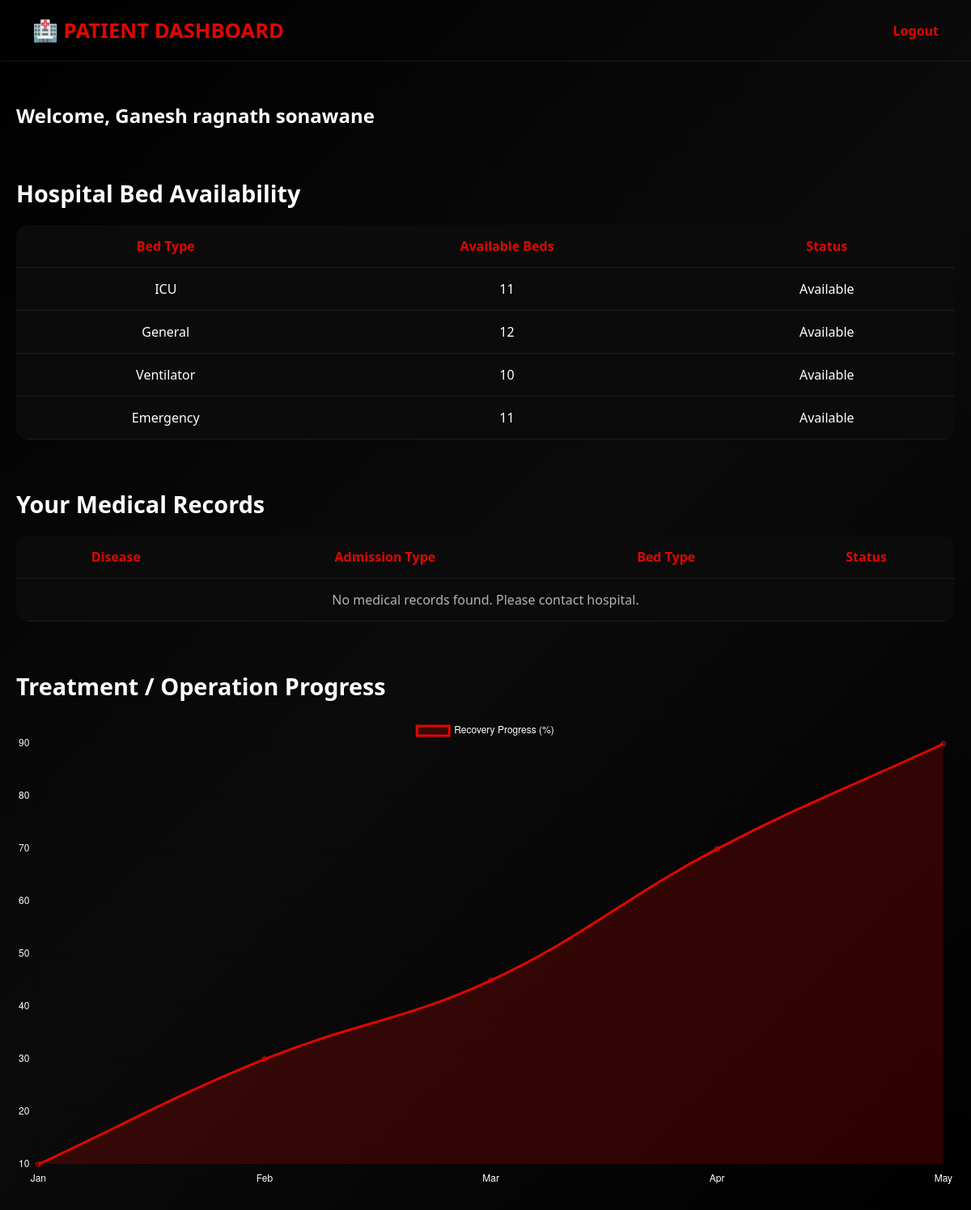
The page /patient_dashboard.php (signed in) on the database its author committed.
### tables this page shows
CREATE TABLE `beds` (
  `bed_id` int(11) NOT NULL,
  `bed_type` varchar(50) DEFAULT NULL,
  `total_beds` int(11) DEFAULT NULL,
  `available_beds` int(11) DEFAULT NULL,
  `status` enum('Available','Full') DEFAULT 'Available'
);

### patient_dashboard.php (the view, shortened to what this page needs)
<?php
include "db.php";
$beds = mysqli_query($conn,"SELECT * FROM beds");
$patient_id = intval($_SESSION['patient_id']);
$records = mysqli_query($conn,"
    SELECT * FROM patients
    WHERE patient_login_id = $patient_id
");
?>
<!DOCTYPE html>
<html lang="en">
<head>
</head>
<body>
<header>
    <div class="logo">🏥 PATIENT DASHBOARD</div>
    <a href="logout.php" class="logout">Logout</a>
</header>
<div class="container">
    <h2>Welcome, <?php echo htmlspecialchars($_SESSION['patient_name']); ?></h2>
    <div class="section">
        <h2>Hospital Bed Availability</h2>
        <table>
            <tr>
                <th>Bed Type</th>
                <th>Available Beds</th>
                <th>Status</th>
            </tr>
            <?php while($b = mysqli_fetch_assoc($beds)){ ?>
            <tr>
                <td><?php echo $b['bed_type']; ?></td>
                <td><?php echo $b['available_beds']; ?></td>
                <td><?php echo $b['status']; ?></td>
            </tr>
            <?php } ?>
        </table>
    </div>
    <div class="section">
        <h2>Your Medical Records</h2>
        <table>
            <tr>
                <th>Disease</th>
                <th>Admission Type</th>
                <th>Bed Type</th>
                <th>Status</th>
            </tr>
            <?php if(mysqli_num_rows($records) > 0){ ?>
                <?php while($r = mysqli_fetch_assoc($records)){ ?>
                <tr>
                    <td><?php echo $r['disease']; ?></td>
                    <td><?php echo $r['admission_type']; ?></td>
                    <td><?php echo $r['bed_type']; ?></td>
                    <td class="<?php echo ($r['status']=='Admitted') ? 'status-admitted' : 'status-discharged'; ?>">
                        <?php echo $r['status']; ?>
                    </td>
                </tr>
                <?php } ?>
            <?php } else { ?>
                <tr>
                    <td colspan="4" style="color:#b3b3b3;">
                        No medical records found. Please contact hospital.
                    </td>
                </tr>
            <?php } ?>
        </table>
    </div>
    <div class="section">
        <h2>Treatment / Operation Progress</h2>
        <canvas id="myChart"></canvas>
    </div>
</div>
<script>
new Chart(document.getElementById('myChart'), {
    type: 'line',
    data: {
        labels: ['Jan','Feb','Mar','Apr','May'],
        datasets: [{
            label: 'Recovery Progress (%)',
            data: [10, 30, 45, 70, 90],
            borderColor: '#E10600',
            backgroundColor: 'rgba(225,6,0,0.2)',
            fill: true,
            tension: 0.4
        }]
    },
    options: {
        plugins: {
            legend: { labels: { color: '#ffffff' } }
        },
        scales: {
            x: { ticks: { color: '#ffffff' } },
            y: { ticks: { color: '#ffffff' } }
        }
    }
});
</script>
</body>
</html>

### patient_dashboard.php (style rules this page uses)
:root { --bg:#000; --panel:#0B0B0B; --card:#121212; --red:#E10600; --white:#fff; --muted:#b3b3b3; --border:rgba(255,255,255,.08); }
* { margin:0;padding:0;box-sizing:border-box;font-family:Segoe UI,sans-serif; }
body { background:linear-gradient(135deg,#000,#0B0B0B,#000); color:var(--white); }
header { padding:20px 40px; display:flex; justify-content:space-between; align-items:center; border-bottom:1px solid var(--border); }
.logo { font-size:1.6rem; font-weight:900; color:var(--red); }
.logout { color:var(--red); text-decoration:none; font-weight:700; }
.container { max-width:1200px; margin:50px auto; padding:0 20px; }
.section { margin-top:60px; }
.section h2 { margin-bottom:20px; font-size:1.8rem; }
table { width:100%; border-collapse:collapse; background:var(--panel); border-radius:15px; overflow:hidden; }
th,td { padding:15px; text-align:center; border-bottom:1px solid var(--border); }
th { color:var(--red); }

### rows shown on the page
beds: bed_type "ICU", available_beds "11", status "Available"
beds: bed_type "General", available_beds "12", status "Available"
beds: bed_type "Ventilator", available_beds "10", status "Available"
beds: bed_type "Emergency", available_beds "11", status "Available"

### other values the page prints
$_SESSION['patient_name'] "Ganesh ragnath sonawane"
